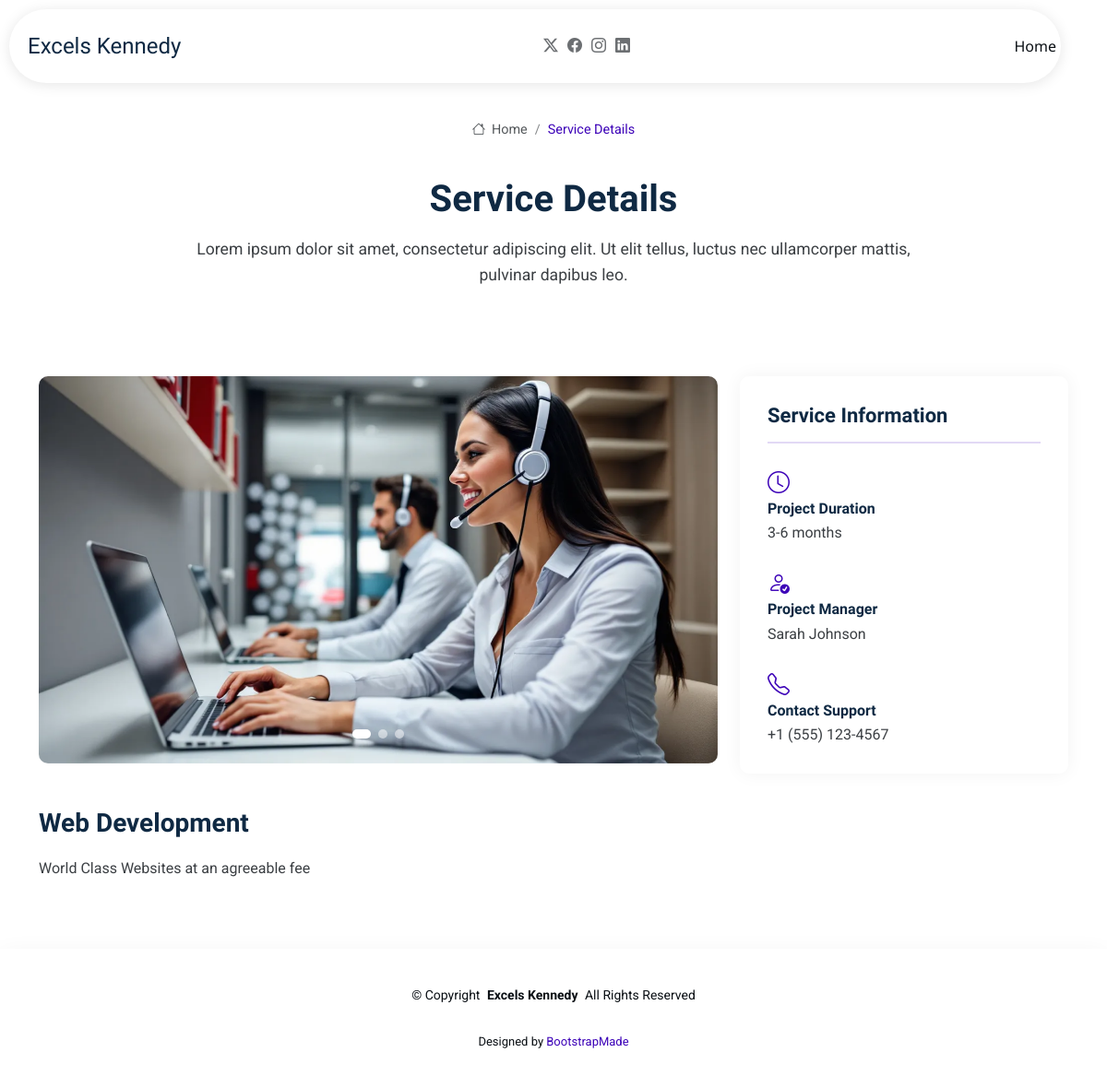
The app's page /services/1/ with its own data.
### core/models.py (models this page shows, shortened)
class Service(models.Model):
    name = models.CharField(max_length=100)
    description = RichTextField(blank=True, null=True)

### core/views.py (the view)
# urls.py: path('services/<int:id>/', views.services, name='services'),
def services(request, id):
    service = Service.objects.get(id=id)
    context = {
        'service': service,
    }
    return render(request, 'service-details.html', context)

### core/templates/service-details.html (shortened to what this page needs)
{% extends 'base.html' %}
{% load static %}
{% block content %}
<body class="service-details-page">
  <header id="header" class="header d-flex align-items-center sticky-top">
    <div class="header-container container-fluid container-xl position-relative d-flex align-items-center justify-content-between">
      <a href="{% url 'home' %}" class="logo d-flex align-items-center me-auto me-xl-0">
        <h1 class="sitename">Excels Kennedy</h1>
      </a>
      <nav id="navmenu" class="navmenu">
        <ul>
          <li><a href="{% url 'home' %}">Home</a></li>
        </ul>
      </nav>
      <div class="header-social-links">
        <a href="#" class="twitter"><i class="bi bi-twitter-x"></i></a>
        <a href="#" class="facebook"><i class="bi bi-facebook"></i></a>
        <a href="#" class="instagram"><i class="bi bi-instagram"></i></a>
        <a href="#" class="linkedin"><i class="bi bi-linkedin"></i></a>
      </div>
    </div>
  </header>
  <main class="main">
    <div class="page-title">
      <div class="breadcrumbs">
        <nav aria-label="breadcrumb">
          <ol class="breadcrumb">
            <li class="breadcrumb-item"><a href="{% url 'home' %}"><i class="bi bi-house"></i> Home</a></li>
            <li class="breadcrumb-item active current">Service Details</li>
          </ol>
        </nav>
      </div>
      <div class="title-wrapper">
        <h1>Service Details</h1>
        <p>Lorem ipsum dolor sit amet, consectetur adipiscing elit. Ut elit tellus, luctus nec ullamcorper mattis, pulvinar dapibus leo.</p>
      </div>
    </div>
    <section id="service-details" class="service-details section">
      <div class="container" data-aos="fade-up" data-aos-delay="100">
        <div class="row gy-4">
          <div class="col-lg-8">
            <div class="service-details-slider swiper init-swiper">
              <div class="swiper-wrapper align-items-center">
                <div class="swiper-slide">
                  <img src="{% static 'assets/img/services-1.webp' %}" alt="" class="img-fluid" loading="lazy">
                </div>
              </div>
              <div class="swiper-pagination"></div>
            </div>
            <div class="content mt-5">
              <h3>{{ service.name}}</h3>
              <p>{{ service.description }}</p>
            </div>
          </div>
          <div class="col-lg-4">
            <div class="service-info">
              <h4>Service Information</h4>
              <div class="info-item">
                <i class="bi bi-clock"></i>
                <h5>Project Duration</h5>
                <p>3-6 months</p>
              </div>
              <div class="info-item">
                <i class="bi bi-person-check"></i>
                <h5>Project Manager</h5>
                <p>Sarah Johnson</p>
              </div>
              <div class="info-item">
                <i class="bi bi-telephone"></i>
                <h5>Contact Support</h5>
                <p>+1 (555) 123-4567</p>
              </div>
            </div>
          </div>
        </div>
      </div>
    </section>
  </main>
</body>
{% endblock %}

### records on screen
Service: name "Web Development", description "World Class Websites at an agreeable fee"
